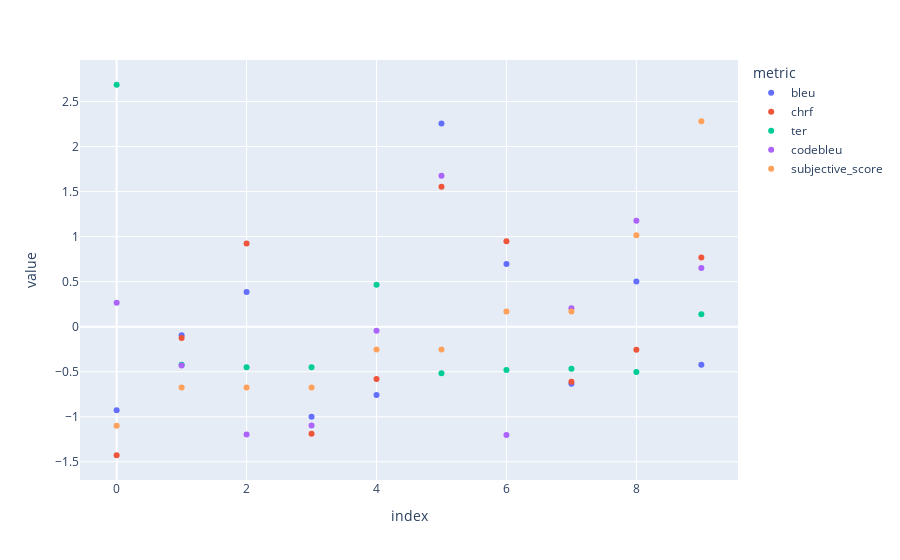

The code cell stored with this chart in its notebook:
### Code cell
px.scatter(df_show, x='index', y='value', color='metric')

### Figure 1 — Plotly figure (JSON) as saved in the notebook; plotly's stock layout.template omitted (floating-point values rounded to 4 significant figures)
{"data": [{"hovertemplate": "metric=bleu<br>index=%{x}<br>value=%{y}<extra></extra>", "legendgroup": "bleu", "marker": {"color": "#636efa", "symbol": "circle"}, "mode": "markers", "name": "bleu", "orientation": "h", "showlegend": true, "type": "scatter", "x": [0, 1, 2, 3, 4, 5, 6, 7, 8, 9], "xaxis": "x", "y": [-0.9277, -0.09448, 0.3855, -1.001, -0.7592, 2.255, 0.6965, -0.6335, 0.5021, -0.4234], "yaxis": "y"}, {"hovertemplate": "metric=chrf<br>index=%{x}<br>value=%{y}<extra></extra>", "legendgroup": "chrf", "marker": {"color": "#EF553B", "symbol": "circle"}, "mode": "markers", "name": "chrf", "orientation": "h", "showlegend": true, "type": "scatter", "x": [0, 1, 2, 3, 4, 5, 6, 7, 8, 9], "xaxis": "x", "y": [-1.427, -0.1265, 0.9232, -1.188, -0.5821, 1.554, 0.9482, -0.6118, -0.2564, 0.7668], "yaxis": "y"}, {"hovertemplate": "metric=ter<br>index=%{x}<br>value=%{y}<extra></extra>", "legendgroup": "ter", "marker": {"color": "#00cc96", "symbol": "circle"}, "mode": "markers", "name": "ter", "orientation": "h", "showlegend": true, "type": "scatter", "x": [0, 1, 2, 3, 4, 5, 6, 7, 8, 9], "xaxis": "x", "y": [2.686, -0.4216, -0.4507, -0.4507, 0.4642, -0.516, -0.4797, -0.4661, -0.503, 0.1375], "yaxis": "y"}, {"hovertemplate": "metric=codebleu<br>index=%{x}<br>value=%{y}<extra></extra>", "legendgroup": "codebleu", "marker": {"color": "#ab63fa", "symbol": "circle"}, "mode": "markers", "name": "codebleu", "orientation": "h", "showlegend": true, "type": "scatter", "x": [0, 1, 2, 3, 4, 5, 6, 7, 8, 9], "xaxis": "x", "y": [0.2666, -0.4306, -1.197, -1.098, -0.04511, 1.675, -1.203, 0.2057, 1.176, 0.6516], "yaxis": "y"}, {"hovertemplate": "metric=subjective_score<br>index=%{x}<br>value=%{y}<extra></extra>", "legendgroup": "subjective_score", "marker": {"color": "#FFA15A", "symbol": "circle"}, "mode": "markers", "name": "subjective_score", "orientation": "h", "showlegend": true, "type": "scatter", "x": [0, 1, 2, 3, 4, 5, 6, 7, 8, 9], "xaxis": "x", "y": [-1.099, -0.6761, -0.6761, -0.6761, -0.2535, -0.2535, 0.169, 0.169, 1.014, 2.282], "yaxis": "y"}], "layout": {"legend": {"title": {"text": "metric"}, "tracegroupgap": 0}, "margin": {"t": 60}, "xaxis": {"anchor": "y", "domain": [0, 1], "title": {"text": "index"}}, "yaxis": {"anchor": "x", "domain": [0, 1], "title": {"text": "value"}}}}
